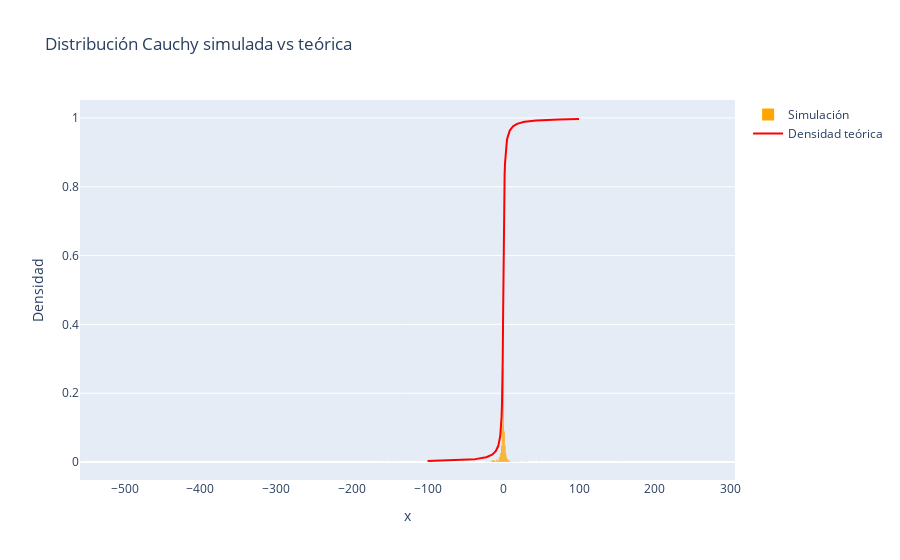

Notebook cell for this chart:
### Code cell
# Gráfico
fig = go.Figure()
fig.add_trace(go.Histogram(
    x=cauchy,
    nbinsx=1000,
    histnorm='probability density',
    marker_color='orange',
    name='Simulación'
))
fig.add_trace(go.Scatter(
    x=x_vals,
    y=y_vals,
    mode='lines',
    name='Densidad teórica',
    line=dict(color='red')
))
fig.update_layout(
    title=f'Distribución Cauchy simulada vs teórica',
    xaxis_title='x',
    yaxis_title='Densidad',
    bargap=0.05
)
fig.show()

### Figure 1 — Plotly figure (JSON) as saved in the notebook; plotly's stock layout.template omitted (floating-point values rounded to 4 significant figures; data arrays with more than 128 entries replaced by an {"elided": "..."} marker saying what was removed)
{"data": [{"histnorm": "probability density", "marker": {"color": "orange"}, "name": "Simulación", "nbinsx": 1000, "type": "histogram", "x": {"elided": "1000 float values"}}, {"line": {"color": "red"}, "mode": "lines", "name": "Densidad teórica", "type": "scatter", "x": {"elided": "400 float values"}, "y": {"elided": "400 float values"}}], "layout": {"bargap": 0.05, "title": {"text": "Distribución Cauchy simulada vs teórica"}, "xaxis": {"title": {"text": "x"}}, "yaxis": {"title": {"text": "Densidad"}}}}
